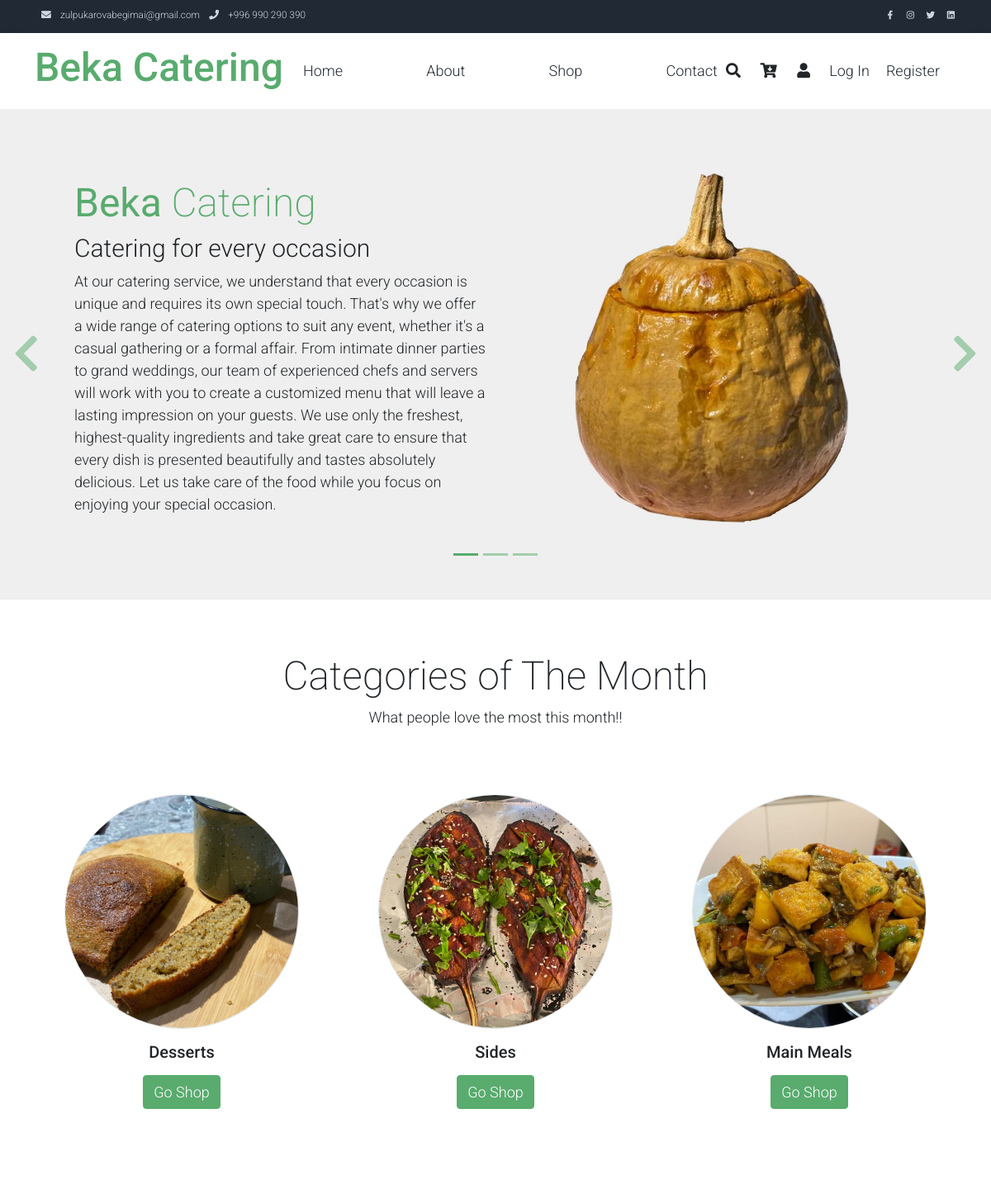
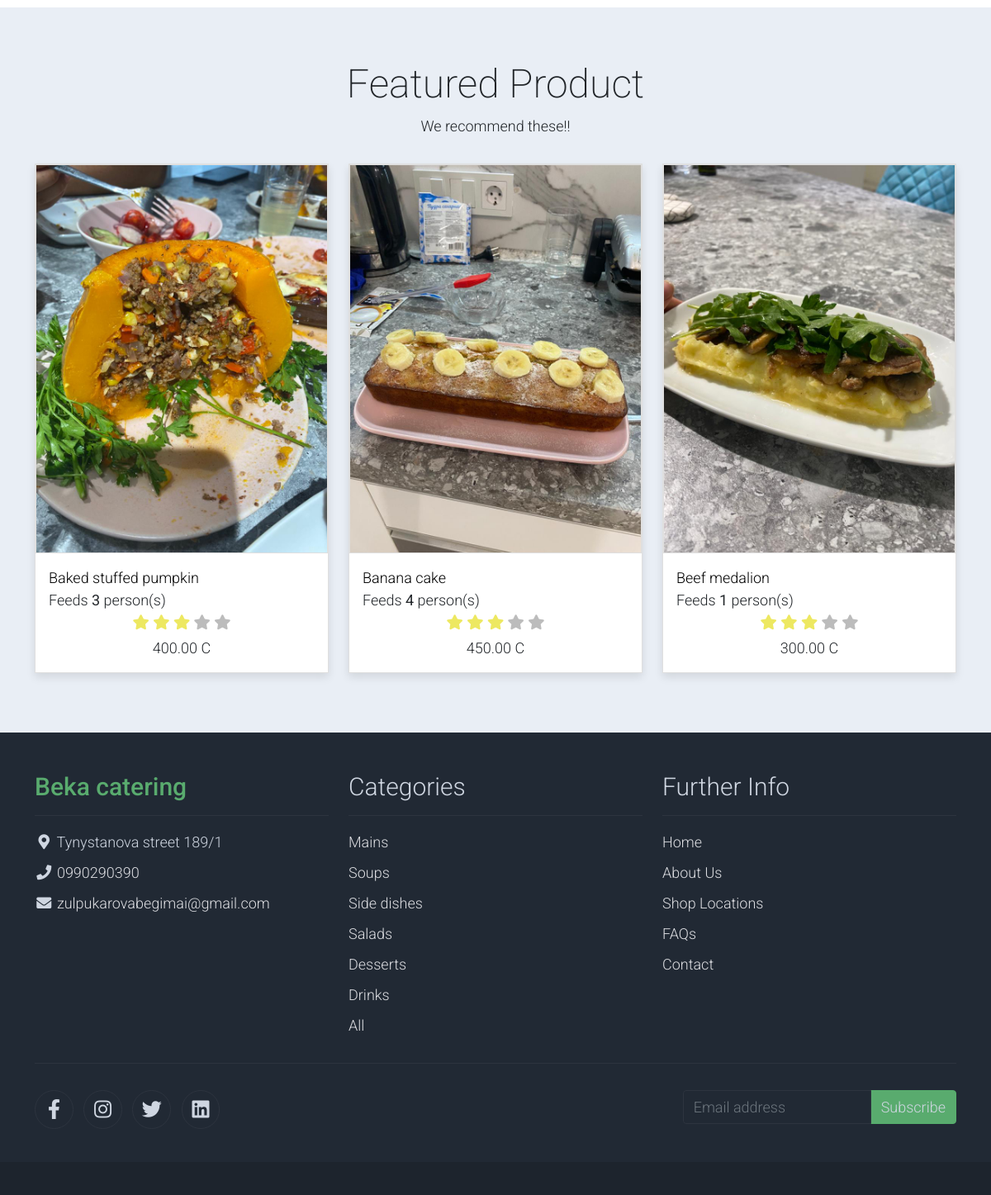
The page / on the database its author committed (2 pictures, top to bottom).
### main/models.py (models this page shows)
class Product(models.Model):
    name = models.CharField(max_length=255)
    price = models.DecimalField(max_digits=10, decimal_places=2)
    ALL = 'AL'
    MAINS = 'MA'
    SOUPS = 'SO'
    SIDES = 'SI'
    DESSERTS = 'DE'
    SALADS = 'SA'
    DRINKS = 'DR'
    CATEGORY_CHOICES = [
        (ALL, 'All'),
        (MAINS, 'Mains'),
        (SOUPS, 'Soups'),
        (SIDES, 'Sides'),
        (DESSERTS, 'Desserts'),
        (DRINKS, 'Drinks'),
        (SALADS, 'Salads'),
    ]
    category = models.CharField(
        max_length=2,
        choices=CATEGORY_CHOICES,
        default=MAINS,
    )
    VEGE = 'VEGE'
    VEGA = 'VEGA'
    MEAT = 'MEAT'
    TYPE_CHOICES = [
        (VEGE, 'Vegetarian'),
        (VEGA, 'Vegan'),
        (MEAT, 'Meat'),
    ]
    type = models.CharField(max_length=5, choices=TYPE_CHOICES, default=MEAT)
    hot = models.IntegerField(default=0, validators=[MinValueValidator(0), MaxValueValidator(5)])
    description = models.TextField(default='Description: ')
    image = models.ImageField(default='', upload_to='static/assets/img/products')
    size = models.IntegerField(default=0, validators=[MinValueValidator(1), MaxValueValidator(10)])
    rating = models.IntegerField(default=0, validators=[MinValueValidator(1), MaxValueValidator(5)])
    comments = models.IntegerField(default=0)

### main/views.py (the view)
# urls.py: path('', include('main.urls')),
def main(request):
    products = Product.objects.order_by('name')
    return render(request, 'main/index.html', {'products': products})

### main/templates/main/index.html (shortened to what this page needs)
{% extends "main/base.html" %}
{% block content %}
{% load static %}
    <div id="template-mo-zay-hero-carousel" class="carousel slide" data-bs-ride="carousel">
        <ol class="carousel-indicators">
            <li data-bs-target="#template-mo-zay-hero-carousel" data-bs-slide-to="0" class="active"></li>
            <li data-bs-target="#template-mo-zay-hero-carousel" data-bs-slide-to="1"></li>
            <li data-bs-target="#template-mo-zay-hero-carousel" data-bs-slide-to="2"></li>
        </ol>
        <div class="carousel-inner">
            <div class="carousel-item active">
                <div class="container">
                    <div class="row p-5">
                        <div class="mx-auto col-md-8 col-lg-6 order-lg-last">
                            <img class="img-fluid" src="{% static 'assets/img/banner_img_01.jpg' %}" alt="">
                        </div>
                        <div class="col-lg-6 mb-0 d-flex align-items-center">
                            <div class="text-align-left align-self-center">
                                <h1 class="h1 text-success"><b>Beka</b> Catering</h1>
                                <h3 class="h2">Catering for every occasion</h3>
                                <p>
                                    At our catering service, we understand that every occasion is unique and requires its own special touch. That's why we offer a wide range of catering options to suit any event, whether it's a casual gathering or a formal affair. From intimate dinner parties to grand weddings, our team of experienced chefs and servers will work with you to create a customized menu that will leave a lasting impression on your guests. We use only the freshest, highest-quality ingredients and take great care to ensure that every dish is presented beautifully and tastes absolutely delicious. Let us take care of the food while you focus on enjoying your special occasion.
                                </p>
                            </div>
                        </div>
                    </div>
                </div>
            </div>
        </div>
        <a class="carousel-control-prev text-decoration-none w-auto ps-3" href="#template-mo-zay-hero-carousel" role="button" data-bs-slide="prev">
            <i class="fas fa-chevron-left"></i>
        </a>
        <a class="carousel-control-next text-decoration-none w-auto pe-3" href="#template-mo-zay-hero-carousel" role="button" data-bs-slide="next">
            <i class="fas fa-chevron-right"></i>
        </a>
    </div>
    <section class="container py-5">
        <div class="row text-center pt-3">
            <div class="col-lg-6 m-auto">
                <h1 class="h1">Categories of The Month</h1>
                <p>
                    What people love the most this month!!
                </p>
            </div>
        </div>
        <div class="row">
            <div class="col-12 col-md-4 p-5 mt-3">
                <a href="#"><img src="{% static './assets/img/category_img_01.jpeg' %}" class="rounded-circle img-fluid border"></a>
                <h5 class="text-center mt-3 mb-3">Desserts</h5>
                <p class="text-center"><a class="btn btn-success" href="{% url 'filter_products' category='DE' %}">Go Shop</a></p>
            </div>
            <div class="col-12 col-md-4 p-5 mt-3">
                <a href="#"><img src="{% static './assets/img/category_img_02.jpeg' %}" class="rounded-circle img-fluid border"></a>
                <h2 class="h5 text-center mt-3 mb-3">Sides</h2>
                <p class="text-center"><a class="btn btn-success" href="{% url 'filter_products' category='SI' %}">Go Shop</a></p>
            </div>
            <div class="col-12 col-md-4 p-5 mt-3">
                <a href="#"><img src="{% static './assets/img/category_img_03.jpeg' %}" class="rounded-circle img-fluid border"></a>
                <h2 class="h5 text-center mt-3 mb-3">Main Meals</h2>
                <p class="text-center"><a class="btn btn-success" href="{% url 'filter_products' category='MA' %}">Go Shop</a></p>
            </div>
        </div>
    </section>
    <section class="bg-light">
        <div class="container py-5">
            <div class="row text-center py-3">
                <div class="col-lg-6 m-auto">
                    <h1 class="h1">Featured Product</h1>
                    <p>
                        We recommend these!!
                    </p>
                </div>
            </div>
            <div class="row">
                 {% for product in products|slice:":3" %}
                    <div  class="col-md-4">
                        <div class="card mb-4 product-wap rounded-0">
                            <div class="card rounded-0">
                               <img class="card-img rounded-0 img-fluid" src={{ product.image.url}} alt='{{ product.name }}'>
                            </div>
                            <div class="card-body">
                                <a href="{% url 'product_detail' product.id %}" class="h3 text-decoration-none">{{ product.name }}</a>
                                <ul class="w-100 list-unstyled d-flex justify-content-between mb-0">
                                    <li>Feeds <b>{{ product.size }}</b> person(s)</li>
                                </ul>
                                <ul class="list-unstyled d-flex justify-content-center mb-1">
                                    <li>
                                        <i class="text-warning fa fa-star"></i>
                                        <i class="text-warning fa fa-star"></i>
                                        <i class="text-warning fa fa-star"></i>
                                        <i class="text-muted fa fa-star"></i>
                                        <i class="text-muted fa fa-star"></i>
                                    </li>
                                </ul>
                                <p class="text-center mb-0">{{ product.price }} C </p>
                            </div>
                        </div>
                    </div>
                    {% endfor %}
            </div>
        </div>
    </section>
{% endblock %}

### static/assets/css/templatemo.css (style rules this page uses)
body, ul, li, p, a, label, input, div { font-family: 'Roboto', sans-serif; font-size: 18px !important; font-weight: 300 !important; }
.h1 { font-family: 'Roboto', sans-serif; font-size: 48px !important; font-weight: 200 !important; }
.h2 { font-family: 'Roboto', sans-serif; font-size: 30px !important; font-weight: 300; }
.h3 { font-family: 'Roboto', sans-serif; font-size: 22px !important; }
.text-warning { color: #ede861 !important; }
.text-muted { color: #bcbcbc !important; }
.text-success { color: #59ab6e !important; }
.bg-light { background-color: #e9eef5 !important; }
.btn-success { background-color: #59ab6e !important; border-color: #56ae6c !important; }
#template-mo-zay-hero-carousel { background: #efefef !important; }
.product-wap { box-shadow: 0px 5px 10px 0px rgba(0, 0, 0, 0.10); }
.card.product-wap a { color: #000; }
#template-mo-zay-hero-carousel .carousel-indicators li { margin-top: -50px; background-color: #59ab6e; }
#template-mo-zay-hero-carousel .carousel-control-next i, #template-mo-zay-hero-carousel .carousel-control-prev i { color: #59ab6e !important; font-size: 2.8em !important; }
.product-wap .h3, .product-wap li, .product-wap i, .product-wap p { font-size: 12px !important; }
@media (min-width: 992px) { #template-mo-zay-hero-carousel .carousel-item { min-height: 30rem !important; } }
@media (min-width: 992px) { .product-wap .h3, .product-wap li, .product-wap i, .product-wap p { font-size: 18px !important; } }

### rows shown on the page
Product: image (picture), name "Baked stuffed pumpkin", size "3", price "400.00"
Product: image (picture), name "Banana cake", size "4", price "450.00"
Product: image (picture), name "Beef medalion", size "1", price "300.00"
